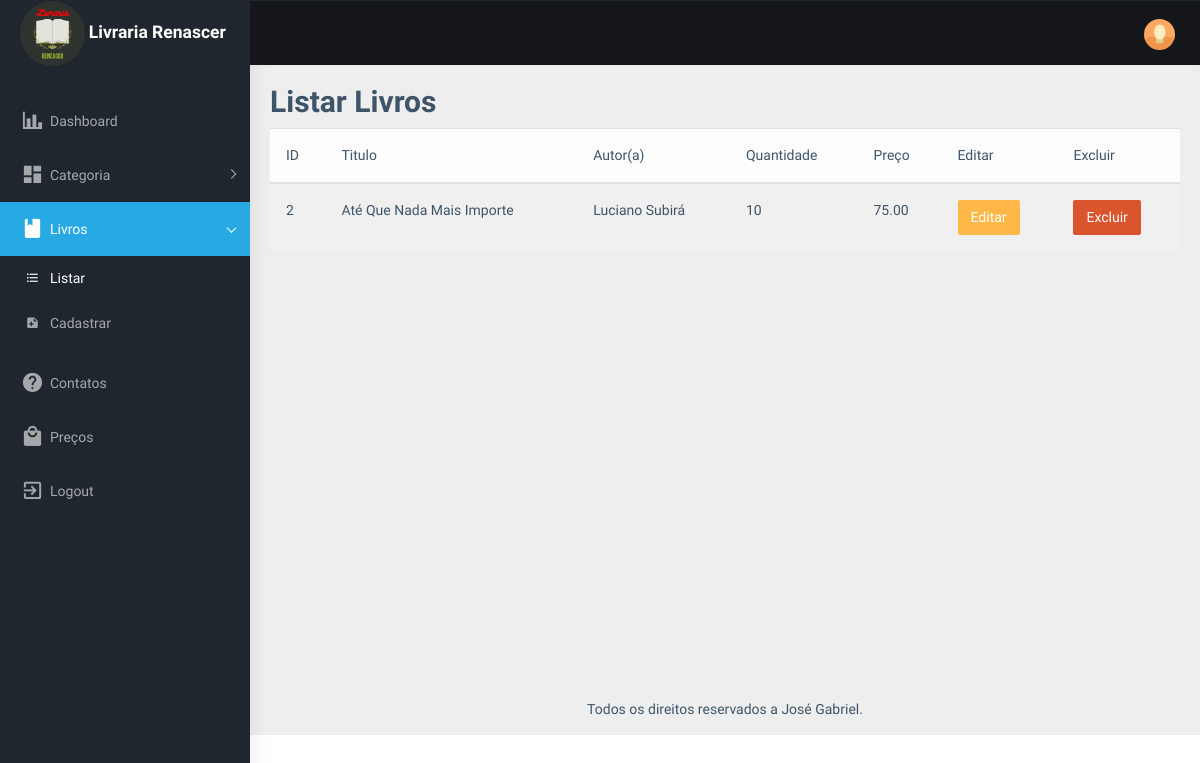
The app's page /admin-panel/listar_livros with its own data.
### livraria/models.py (models this page shows, shortened)
class Livros (models.Model):
    titulo = models.CharField(max_length=200)
    descricao = models.TextField(blank=True, null=True)
    autor = models.CharField(max_length=100)
    quantidade_estoque = models.PositiveIntegerField(default=0)
    preco = models.DecimalField(max_digits=8, decimal_places=2)
    categoria_id = models.ForeignKey(Categoria, on_delete=models.CASCADE, related_name='livros')

### livraria/views.py (the view)
# urls.py: path('admin-panel/listar_livros', views.listar_livros, name='listar_livros'),
def listar_livros(request):
    livros = Livros.objects.all()
    return render(request, 'admin/listar_livros.html', {'livros': livros })

### livraria/templates/admin/listar_livros.html (shortened to what this page needs)
{% extends 'admin/base_adm.html' %}
{% block conteudo %}
  <h2>Listar Livros</h2>
  <table class="table table-striped table-hover table-light">
    <thead>
        <tr>
            <th>ID</th>
            <th>Titulo</th>
            <th>Autor(a)</th>
            <th>Quantidade</th>
            <th>Preço</th>
            <th>Editar</th>
            <th>Excluir</th>
        </tr>
    </thead>
    {% for livro in livros %}
    <tbody>
        <tr>
            <td>{{ livro.id }}</td>
            <td>{{ livro.titulo }}</td>
            <td>{{ livro.autor }}</td>
            <td>{{ livro.quantidade_estoque }}</td>
            <td>{{ livro.preco }}</td>
            <td><a href="{% url 'editar_livro' livro.id %}" class="btn btn-warning">Editar</a></td>
            <td><a href="{% url 'excluir_livro' livro.id %}" class="btn btn-danger">Excluir</a></td>
        </tr>
    </tbody>
    {% endfor %}
  </table>
{% endblock %}

### records on screen
Livros: id "2", titulo "Até Que Nada Mais Importe", autor "Luciano Subirá", quantidade_estoque "10", preco "75.00"
